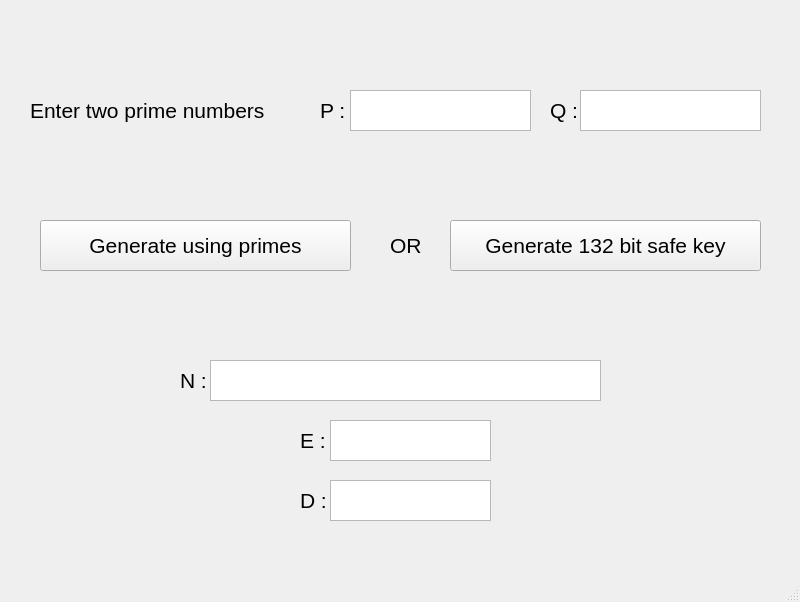
<?xml version="1.0" encoding="UTF-8"?>
<ui version="4.0">
 <class>windowKeyGenerator</class>
 <widget class="QMainWindow" name="windowKeyGenerator">
  <property name="geometry">
   <rect>
    <x>0</x>
    <y>0</y>
    <width>800</width>
    <height>602</height>
   </rect>
  </property>
  <property name="windowTitle">
   <string>Key Generator</string>
  </property>
  <property name="windowIcon">
   <iconset>
    <normaloff>cypher_icon.png</normaloff>cypher_icon.png</iconset>
  </property>
  <widget class="QWidget" name="centralwidget">
   <widget class="QLabel" name="labelEnterPrime">
    <property name="geometry">
     <rect>
      <x>30</x>
      <y>90</y>
      <width>271</width>
      <height>41</height>
     </rect>
    </property>
    <property name="font">
     <font>
      <pointsize>16</pointsize>
     </font>
    </property>
    <property name="text">
     <string>Enter two prime numbers</string>
    </property>
   </widget>
   <widget class="QLabel" name="labelP">
    <property name="geometry">
     <rect>
      <x>320</x>
      <y>90</y>
      <width>31</width>
      <height>41</height>
     </rect>
    </property>
    <property name="font">
     <font>
      <pointsize>16</pointsize>
     </font>
    </property>
    <property name="text">
     <string>P :</string>
    </property>
   </widget>
   <widget class="QLabel" name="labelQ">
    <property name="geometry">
     <rect>
      <x>550</x>
      <y>90</y>
      <width>31</width>
      <height>41</height>
     </rect>
    </property>
    <property name="font">
     <font>
      <pointsize>16</pointsize>
     </font>
    </property>
    <property name="text">
     <string>Q :</string>
    </property>
   </widget>
   <widget class="QPushButton" name="buttonCustom">
    <property name="geometry">
     <rect>
      <x>40</x>
      <y>220</y>
      <width>311</width>
      <height>51</height>
     </rect>
    </property>
    <property name="font">
     <font>
      <pointsize>16</pointsize>
     </font>
    </property>
    <property name="text">
     <string>Generate using primes</string>
    </property>
   </widget>
   <widget class="QPushButton" name="buttonDefault">
    <property name="geometry">
     <rect>
      <x>450</x>
      <y>220</y>
      <width>311</width>
      <height>51</height>
     </rect>
    </property>
    <property name="font">
     <font>
      <pointsize>16</pointsize>
     </font>
    </property>
    <property name="text">
     <string>Generate 132 bit safe key</string>
    </property>
   </widget>
   <widget class="QLabel" name="labelOR">
    <property name="geometry">
     <rect>
      <x>390</x>
      <y>220</y>
      <width>41</width>
      <height>51</height>
     </rect>
    </property>
    <property name="font">
     <font>
      <pointsize>16</pointsize>
     </font>
    </property>
    <property name="text">
     <string>OR</string>
    </property>
   </widget>
   <widget class="QLabel" name="labelN">
    <property name="geometry">
     <rect>
      <x>180</x>
      <y>360</y>
      <width>31</width>
      <height>41</height>
     </rect>
    </property>
    <property name="font">
     <font>
      <pointsize>16</pointsize>
     </font>
    </property>
    <property name="text">
     <string>N :</string>
    </property>
   </widget>
   <widget class="QLabel" name="labelE">
    <property name="geometry">
     <rect>
      <x>300</x>
      <y>420</y>
      <width>31</width>
      <height>41</height>
     </rect>
    </property>
    <property name="font">
     <font>
      <pointsize>16</pointsize>
     </font>
    </property>
    <property name="text">
     <string>E :</string>
    </property>
   </widget>
   <widget class="QLabel" name="labelD">
    <property name="geometry">
     <rect>
      <x>300</x>
      <y>480</y>
      <width>31</width>
      <height>41</height>
     </rect>
    </property>
    <property name="font">
     <font>
      <pointsize>16</pointsize>
     </font>
    </property>
    <property name="text">
     <string>D :</string>
    </property>
   </widget>
   <widget class="QPlainTextEdit" name="inputP">
    <property name="geometry">
     <rect>
      <x>350</x>
      <y>90</y>
      <width>181</width>
      <height>41</height>
     </rect>
    </property>
    <property name="font">
     <font>
      <pointsize>16</pointsize>
     </font>
    </property>
   </widget>
   <widget class="QPlainTextEdit" name="inputQ">
    <property name="geometry">
     <rect>
      <x>580</x>
      <y>90</y>
      <width>181</width>
      <height>41</height>
     </rect>
    </property>
    <property name="font">
     <font>
      <pointsize>16</pointsize>
     </font>
    </property>
   </widget>
   <widget class="QTextEdit" name="outputN">
    <property name="geometry">
     <rect>
      <x>210</x>
      <y>360</y>
      <width>391</width>
      <height>41</height>
     </rect>
    </property>
    <property name="font">
     <font>
      <pointsize>16</pointsize>
     </font>
    </property>
   </widget>
   <widget class="QTextEdit" name="outputE">
    <property name="geometry">
     <rect>
      <x>330</x>
      <y>420</y>
      <width>161</width>
      <height>41</height>
     </rect>
    </property>
    <property name="font">
     <font>
      <pointsize>16</pointsize>
     </font>
    </property>
   </widget>
   <widget class="QTextEdit" name="outputD">
    <property name="geometry">
     <rect>
      <x>330</x>
      <y>480</y>
      <width>161</width>
      <height>41</height>
     </rect>
    </property>
    <property name="font">
     <font>
      <pointsize>16</pointsize>
     </font>
    </property>
   </widget>
  </widget>
  <widget class="QMenuBar" name="menubar">
   <property name="geometry">
    <rect>
     <x>0</x>
     <y>0</y>
     <width>800</width>
     <height>22</height>
    </rect>
   </property>
  </widget>
  <widget class="QStatusBar" name="statusbar"/>
 </widget>
 <resources/>
 <connections/>
</ui>
